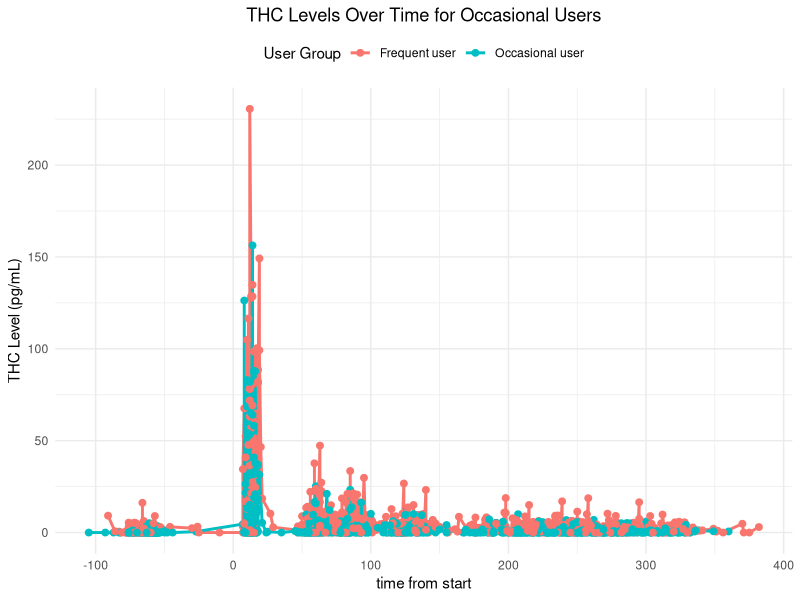
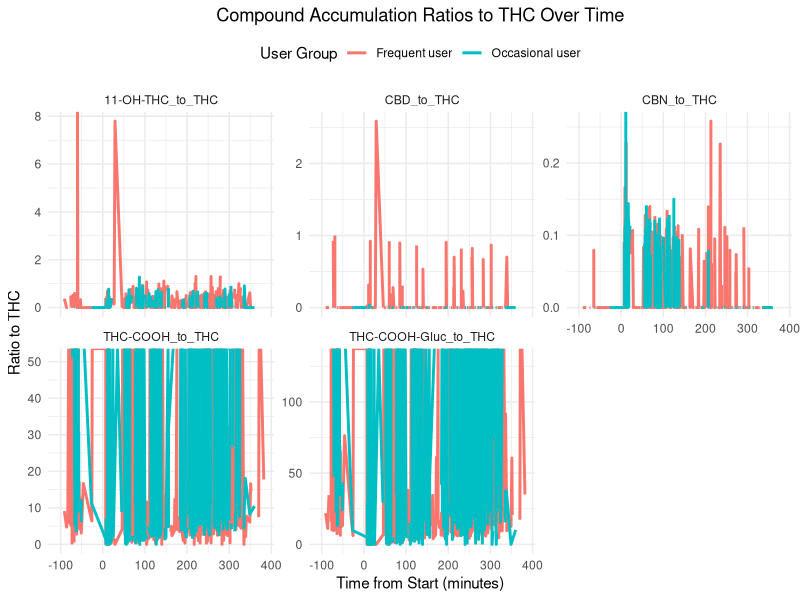

Source code (R) for these figures, in order:
## ---- chunk 1
# control global Rmd chunk settings
knitr::opts_chunk$set(echo = TRUE, warning=FALSE, message=FALSE)
## ---- chunk 2
library(tidyverse)
## ---- chunk 3
WB <- read_csv("data/Blood.csv")
BR <- read_csv("data/Breath.csv")
OF <- read_csv("data/OF.csv")
combined <- read_csv("data/cs01_combined.csv")
combined
## ---- chunk 4

ggplot(WB, aes(x = time.from.start, y = THC, color = Group)) +
  geom_line(size = 1) +
  geom_point(size = 2) +
  
  # Customize labels and theme
  labs(
    title = "THC Levels Over Time for Occasional Users",
    x = "time from start",
    y = "THC Level (pg/mL)",
    color = "User Group"
  ) +
  theme_minimal() +
  theme(
    plot.title = element_text(hjust = 0.5),
    legend.position = "top"
  )

## ---- chunk 5
df <- WB %>%
  mutate(
    CBN_to_THC = CBN / THC,
    CBD_to_THC = CBD / THC,
    `11-OH-THC_to_THC` = `11-OH-THC` / THC,
    `THC-COOH_to_THC` = `THC-COOH` / THC,
    `THC-COOH-Gluc_to_THC` = `THC-COOH-Gluc` / THC
  )
df_long <- df %>%
  pivot_longer(cols = starts_with("CBN_to_THC"):starts_with("THC-COOH-Gluc_to_THC"),
               names_to = "Compound_Ratio", values_to = "Ratio_Value")

ggplot(df_long, aes(x = time.from.start, y = Ratio_Value, color = Group)) +
  geom_line(size = 1) +
  facet_wrap(~ Compound_Ratio, scales = "free_y") +
  
  labs(
    title = "Compound Accumulation Ratios to THC Over Time",
    x = "Time from Start (minutes)",
    y = "Ratio to THC",
    color = "User Group"
  ) +
  theme_minimal() +
  theme(
    plot.title = element_text(hjust = 0.5),
    legend.position = "top"
  )
## ---- chunk 6

## ---- chunk 7

